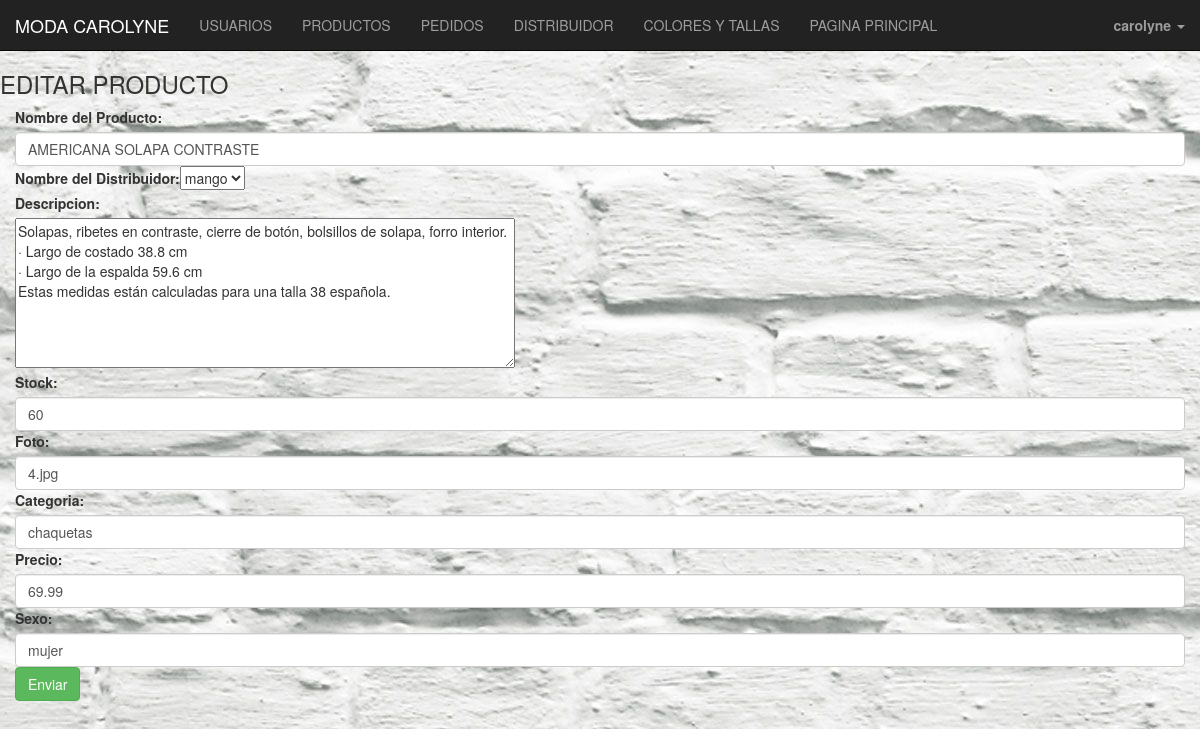
Before: /administrador/editar-producto.php?id=103 (signed in) with the older database file.
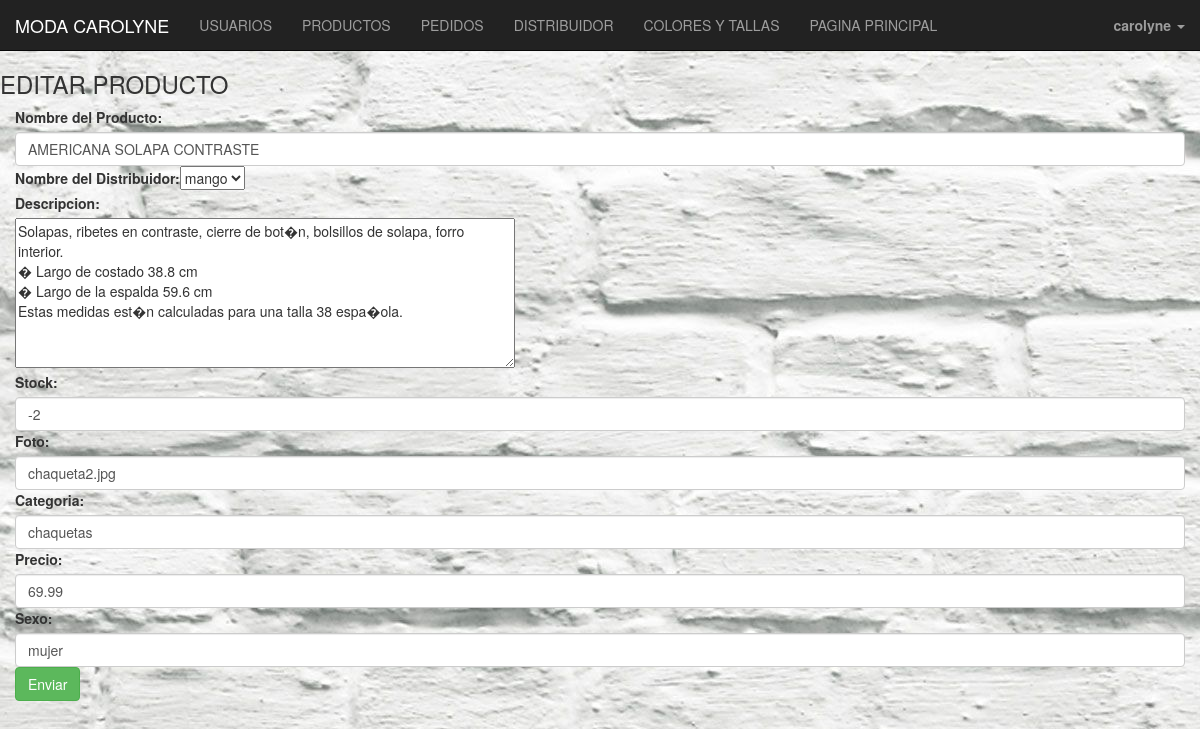
After: the same page with the newer database file.
### tables this page shows
CREATE TABLE IF NOT EXISTS `producto` (
  `codproducto` int(6) NOT NULL AUTO_INCREMENT,
  `coddistribuidor` int(6) NOT NULL,
  `nombre` varchar(50) NOT NULL,
  `descripcion` varchar(3000) NOT NULL,
  `stock` int(6) NOT NULL,
  `foto` varchar(200) NOT NULL,
  `categoria` varchar(30) NOT NULL,
  `precio` double(4,2) NOT NULL,
  `sexo` varchar(10) NOT NULL,
  PRIMARY KEY (`codproducto`),
  KEY `fk_producto_1_idx` (`coddistribuidor`)
);

### administrador/editar-producto.php (the view, shortened to what this page needs)
<?php
  include_once("../plantilla/db_configuration.php");
?>
<!DOCTYPE html>
<html>
  <head>
      <link rel="stylesheet" href="http://maxcdn.bootstrapcdn.com/bootstrap/3.3.5/css/bootstrap.min.css">
      <link rel="stylesheet" href="../css/administrador.css">
</head>
  <body>
    <?php
        include "../plantilla/cabeceradmin.php"
    ?>
<body>
       <h3>EDITAR PRODUCTO</h3>
 <div id="center" class="container">
   <?php
   $connection = new mysqli($db_host, $db_user, $db_password, $db_name);
   if(!isset($_POST['envia'])){
   $id=$_GET['id'];
   $consulta=("SELECT * FROM producto where codproducto=$id");
    $result=$connection->query($consulta);
    $obj = $result->fetch_object();
    echo "<form method='post' action='#'>";
    echo " <label>Nombre del Producto:</label><br>";
    echo "<input type='text' name='nombre'  value='$obj->nombre' class='form-control'>";
  $consulta1="SELECT * FROM distribuidor";
       $result1=$connection->query($consulta1);
     echo " <label>Nombre del  Distribuidor:</label>";
   echo "<select  name='coddistribuidor'>";
 while( $obj1 = $result1->fetch_object()){
   echo "<option value='$obj1->coddistribuidor'>$obj1->nombre</option>";
 }
 echo "</select><br>";
    echo " <label>Descripcion:</label> <br>";
    echo "<textarea name='descripcion' style='width: 500px; height: 150px;' >$obj->descripcion</textarea> <br>";
    echo " <label>Stock:</label>";
    echo  "<input type='numer' name='stock'  value='$obj->stock' class='form-control'>";
    echo " <label>Foto:</label>";
    echo  "<input type='text' name='foto'  value='$obj->foto' class='form-control'>";
    echo " <label>Categoria:</label>";
    echo  "<input type='text' name='categoria'  value='$obj->categoria' class='form-control'>";
    echo " <label>Precio:</label>";
    echo  "<input type='text' name='precio'  value='$obj->precio' class='form-control'>";
    echo " <label>Sexo:</label>";
    echo  "<input type='text' name='sexo'  value='$obj->sexo' class='form-control'>";
    echo "<input type='submit' name='envia' class='btn btn-success' value='Enviar'>";
    echo "</form>";
}
?>
</div>
</body>
</html>

Changed rows visible on the page:
changed producto "AMERICANA SOLAPA CONTRASTE": descripcion "…en contraste, cierre de botón, bolsillos de solapa, forro interior. · Largo de costado 38.8 cm · Largo de la espalda 59.6 cm Estas medidas están calculadas para una talla 38 española." → "…en contraste, cierre de bot�n, bolsillos de solapa, forro interior. � Largo de costado 38.8 cm � Largo de la espalda 59.6 cm Estas medidas est�n calculadas para una talla 38 espa�ola."; stock "60" → "-2"; foto "4.jpg" → "chaqueta2.jpg"
